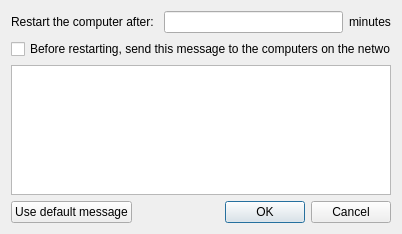
<?xml version="1.0" encoding="UTF-8"?>
<ui version="4.0">
 <class>WinSvcShutdown</class>
 <widget class="QWidget" name="WinSvcShutdown">
  <property name="geometry">
   <rect>
    <x>0</x>
    <y>0</y>
    <width>402</width>
    <height>234</height>
   </rect>
  </property>
  <property name="sizePolicy">
   <sizepolicy hsizetype="Preferred" vsizetype="Preferred">
    <horstretch>0</horstretch>
    <verstretch>0</verstretch>
   </sizepolicy>
  </property>
  <property name="minimumSize">
   <size>
    <width>402</width>
    <height>234</height>
   </size>
  </property>
  <property name="maximumSize">
   <size>
    <width>16777215</width>
    <height>16777215</height>
   </size>
  </property>
  <property name="windowTitle">
   <string>Restart computer options</string>
  </property>
  <layout class="QGridLayout" name="gridLayout_2">
   <item row="0" column="0">
    <layout class="QGridLayout" name="gridLayout">
     <item row="1" column="0" colspan="2">
      <widget class="QLabel" name="label">
       <property name="text">
        <string>Restart the computer after:</string>
       </property>
      </widget>
     </item>
     <item row="1" column="3">
      <widget class="QLabel" name="label_7">
       <property name="text">
        <string>minutes</string>
       </property>
      </widget>
     </item>
     <item row="5" column="1" colspan="3">
      <widget class="QDialogButtonBox" name="buttonBox">
       <property name="standardButtons">
        <set>QDialogButtonBox::Cancel|QDialogButtonBox::Ok</set>
       </property>
      </widget>
     </item>
     <item row="1" column="2">
      <widget class="QLineEdit" name="afterMin"/>
     </item>
     <item row="3" column="0" colspan="4">
      <widget class="QPlainTextEdit" name="msgText"/>
     </item>
     <item row="5" column="0">
      <widget class="QPushButton" name="defaultMsg">
       <property name="text">
        <string>Use default message</string>
       </property>
      </widget>
     </item>
     <item row="2" column="0" colspan="4">
      <widget class="QCheckBox" name="sendMsg">
       <property name="text">
        <string>Before restarting, send this message to the computers on the network:</string>
       </property>
      </widget>
     </item>
     <item row="4" column="1">
      <spacer name="verticalSpacer">
       <property name="orientation">
        <enum>Qt::Vertical</enum>
       </property>
       <property name="sizeHint" stdset="0">
        <size>
         <width>20</width>
         <height>40</height>
        </size>
       </property>
      </spacer>
     </item>
    </layout>
   </item>
  </layout>
 </widget>
 <resources/>
 <connections/>
</ui>
